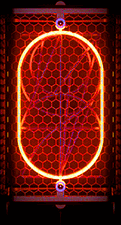
#> input picture EleksTubeHAX_pio/data - original/10.bmp, 121 x 225 px
$ python ConvertImageToCLKWithHardRes2.py '../../EleksTubeHAX_pio/data - original/10.bmp'
#> lines starting #> are read from the running program, lines starting #| are printed output that depends on the picture
#!/usr/bin/env python
import argparse
from PIL import Image
import os

# Variable to track whether find_next_base_number has been called already
next_base_number_called = False
# Variable to store the current base_number
current_base_number = 10

def find_next_base_number(base_dir):
    """
    Find the next base number to start a new block of ten.
    """
    global next_base_number_called, current_base_number
    if next_base_number_called:
        return current_base_number
    next_base_number_called = True

    existing_files = [int(os.path.splitext(f)[0]) for f in os.listdir(base_dir) if f.endswith('.clk')]
    if not existing_files:
        return current_base_number
    max_base_number = max(existing_files)
    current_base_number = ((max_base_number // 10) + 1) * 10
    return current_base_number

def find_available_filename(base_dir):
    """
    Find an available filename by incrementing the number part.
    """
#> called with base_dir = '.'
    base_number = find_next_base_number(base_dir)
    used_numbers = set(int(os.path.splitext(f)[0]) for f in os.listdir(base_dir) if f.endswith('.clk'))

    number = base_number
    while True:
        if number not in used_numbers:
            return os.path.join(base_dir, f"{number:02d}.clk")

        # If the number is already used, increment it
        number += 1

def convert_image(input_file_path, output_file_path):
#> called with output_file_path = './10.clk'
    try:
        # Load the image
        img = Image.open(input_file_path)
#> img is the input picture: PIL image 121x225 P; mean R, G, B 107.2, 24.6, 15.1
    except Exception as e:
        raise ValueError(f"Error loading image file '{input_file_path}': {str(e)}")

    # Get original image size
    original_width, original_height = img.size
#> original_width = 121; original_height = 225

    # Output original image resolution
    print(f"Original resolution: {original_width}x{original_height}")
#| Original resolution: 121x225

    # Resize the image while preserving the aspect ratio
    img.thumbnail((135, 240), resample=Image.NEAREST)

    # Create a new image with a black background of size 240x135
    background = Image.new('RGB', (135, 240), (0, 0, 0))
#> background: PIL image 135x240 RGB; every value is 0

    # Paste the resized image onto the black background
    offset = ((135 - img.width) // 2, (240 - img.height) // 2)
#> offset = (7, 7)
    background.paste(img, offset)
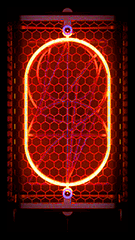
#> background: PIL image 135x240 RGB; mean R, G, B 90.1, 20.7, 12.7

    # Get resized image size
    resized_width, resized_height = background.size
#> resized_width = 135; resized_height = 240
    # Output resized image resolution
    print(f"Resized resolution: {resized_width}x{resized_height}")
#| Resized resolution: 135x240

    # Convert to RGB mode to ensure we can get RGB values
    background = background.convert('RGB')

    W, H = background.size
#> W = 135; H = 240

    # Prepare the header
    header = bytearray([ord('C'), ord('K'), W & 0xFF, (W >> 8) & 0xFF, H & 0xFF, (H >> 8) & 0xFF])

    # Create a memory stream (byte array) and write the header
    memory_stream = bytearray()
    memory_stream.extend(header)

    # Process and write pixel data
    for y in range(H):
        for x in range(W):
            R, G, B = background.getpixel((x, y))
            OutPixel = ((R & 0xF8) << 8) | ((G & 0xFC) << 3) | (B >> 3)
            memory_stream.extend(OutPixel.to_bytes(2, byteorder='little'))

    # Save to file
    with open(output_file_path, 'wb') as file:
        file.write(memory_stream)

def main():
    # Parse command line arguments
    parser = argparse.ArgumentParser(description='Convert images to CLK format.')
    parser.add_argument('input', nargs='+', help='Input image files or directories to convert')
    parser.add_argument('--output_dir', type=str, default='.', help='Output directory for converted CLK files')
    args = parser.parse_args()

    # Create the output directory if it doesn't exist
    os.makedirs(args.output_dir, exist_ok=True)

    # Convert each input file or all files in input directory
    for input_path in args.input:
        if os.path.isfile(input_path):
            input_files = [input_path]
        elif os.path.isdir(input_path):
            input_files = [os.path.join(input_path, f) for f in os.listdir(input_path) if os.path.isfile(os.path.join(input_path, f))]
        else:
            print(f"Error: Invalid input path '{input_path}'")
            continue

        # Convert each input file
        for input_file in input_files:
            # Generate output file name
            output_file = find_available_filename(args.output_dir)

            try:
                convert_image(input_file, output_file)
                print(f"Converted '{input_file}' to '{output_file}'.")
            except Exception as e:
                print(f"Error converting '{input_file}': {str(e)}")
                continue

if __name__ == '__main__':
    main()

$ run again, on EleksTubeHAX_pio/data - original/12.bmp
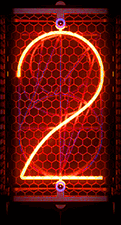
#> input picture EleksTubeHAX_pio/data - original/12.bmp, 121 x 225 px
#> in convert_image, img is the input picture: PIL image 121x225 P; mean R, G, B 101.9, 23, 15.2
#| Original resolution: 121x225
#> in convert_image, `background.paste(img, offset)`:
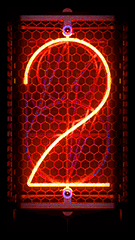
#> background: PIL image 135x240 RGB; mean R, G, B 85.6, 19.3, 12.8
#| Resized resolution: 135x240

$ run again, on EleksTubeHAX_pio/data - original/13.bmp
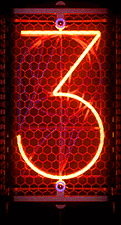
#> input picture EleksTubeHAX_pio/data - original/13.bmp, 121 x 225 px
#> in convert_image, img is the input picture: PIL image 121x225 P; mean R, G, B 105.8, 24.5, 16.1
#| Original resolution: 121x225
#> in convert_image, `background.paste(img, offset)`:
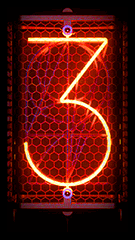
#> background: PIL image 135x240 RGB; mean R, G, B 88.9, 20.6, 13.5
#| Resized resolution: 135x240

$ run again, on EleksTubeHAX_pio/data - original/14.bmp
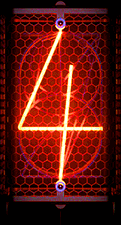
#> input picture EleksTubeHAX_pio/data - original/14.bmp, 121 x 225 px
#> in convert_image, img is the input picture: PIL image 121x225 P; mean R, G, B 100.1, 23.5, 15.9
#| Original resolution: 121x225
#> in convert_image, `background.paste(img, offset)`:
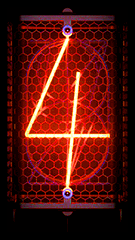
#> background: PIL image 135x240 RGB; mean R, G, B 84.1, 19.8, 13.3
#| Resized resolution: 135x240
